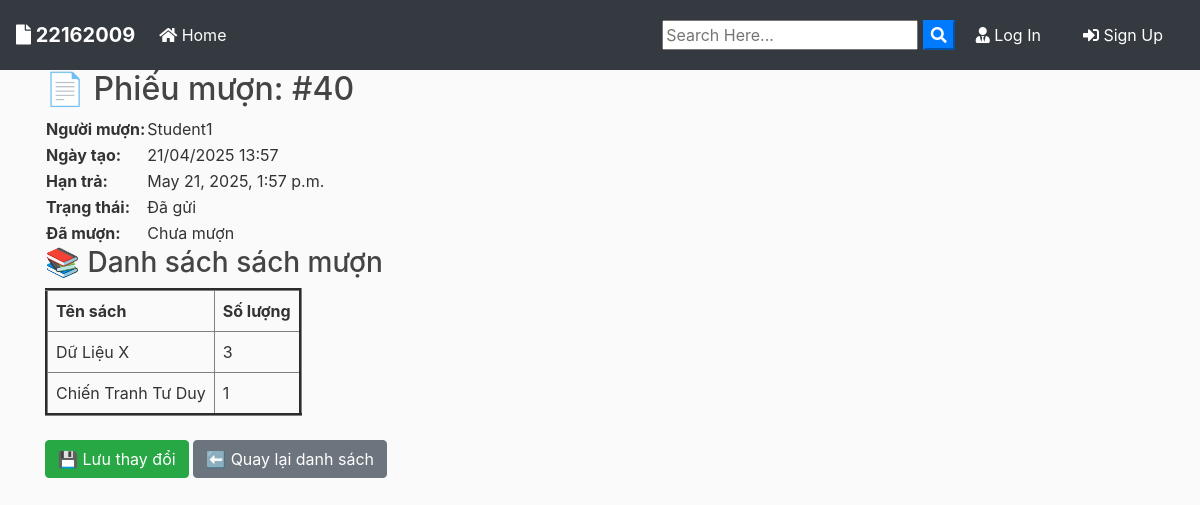
/borrows/borrow/40/update/, run on the app's committed database.
### borrow/models.py (models this page shows, shortened)
class BorrowSlip(models.Model):
    user = models.ForeignKey(
        settings.AUTH_USER_MODEL,
        on_delete=models.CASCADE,
        related_name='borrow_slips'
    )
    created_at = models.DateTimeField(default=timezone.now)
    due_date = models.DateTimeField(null=True, blank=True)
    submitted = models.BooleanField(default=False)
    is_borrowed = models.BooleanField(default=False)

class BorrowedBook(models.Model):
    slip = models.ForeignKey(BorrowSlip, related_name='borrowed_books', on_delete=models.CASCADE)
    book = models.ForeignKey(Book, on_delete=models.CASCADE)
    quantity = models.PositiveIntegerField()

### users/models.py (models this page shows, shortened)
class CustomUser(AbstractUser):
    role = models.ForeignKey(Role, on_delete=models.SET_NULL, null=True)
    def default_role():
        return Role.objects.get_or_create(name='Normal')[0]
    """ Mô hình người dùng tùy chỉnh """
    email = models.EmailField(unique=True)
    phone_number = models.CharField(max_length=15, unique=True, null=True, blank=True)  # Cho phép trống
    objects = CustomUserManager()  # Sử dụng CustomUserManager
    role = models.ForeignKey(Role, on_delete=models.SET_NULL, null=True, blank=True, default=default_role)

### books/models.py (models this page shows, shortened)
class Book(models.Model):
    code = models.CharField(max_length=20, unique=True)  # Mã số sách
    title = models.CharField(max_length=200)             # Tên sách
    author = models.CharField(max_length=100)            # Tác giả
    year = models.PositiveIntegerField()                 # Năm xuất bản
    publisher = models.CharField(max_length=100)         # Nhà xuất bản
    category = models.ForeignKey(Category, on_delete=models.SET_NULL, null=True)
    description = models.TextField(blank=True)           # Mô tả
    quantity = models.PositiveIntegerField()             # Số lượng
    price = models.DecimalField(max_digits=10, decimal_places=2)  # Đơn giá

### borrow/views.py (the view, shortened to what this page needs)
# urls.py: path('borrow/<int:slip_id>/update/', views.borrow_slip_update_full, name='borrow_slip_update_full'),
def borrow_slip_update_full(request, slip_id):
    slip = get_object_or_404(BorrowSlip, id=slip_id)
    is_editable = hasattr(request.user, 'role') and request.user.role.name in ['Staff', 'Teacher', 'Librarian']
    BorrowedBookFormSet = inlineformset_factory(
        BorrowSlip, BorrowedBook, form=BorrowedBookForm, extra=0, can_delete=is_editable
    )
    payload = request.GET.get("payload", "")
    if request.method == 'POST' and is_editable:
        form = BorrowSlipForm(request.POST, instance=slip)
        formset = BorrowedBookFormSet(request.POST, instance=slip)
        if form.is_valid() and formset.is_valid():
            slip = form.save(commit=True)
            if 'submit' in request.POST:
                slip.submitted = True
            slip.save()
            formset.save()
            return redirect('borrow_slip_list')
        else:
            print(form.errors)
            print(formset.errors)
    else:
        form = BorrowSlipForm(instance=slip)
        formset = BorrowedBookFormSet(instance=slip)
    return render(request, 'borrow/slip_update_full.html', {
        'slip': slip,
        'form': form,
        'formset': formset,
        'is_editable': is_editable
    })

### borrow/forms.py
class BorrowSlipForm(forms.ModelForm):
    class Meta:
        model = BorrowSlip
        fields = ['due_date', 'is_borrowed']
        widgets = {
            'borrow_date': forms.DateInput(attrs={'type': 'date'}),
            'due_date': forms.DateInput(attrs={'type': 'date'}),
            'is_borrowed': forms.CheckboxInput(),
        }

### borrow/templates/borrow/slip_update_full.html (shortened to what this page needs)
{% extends "blog/base.html" %}
{% load static %}
{% block content %}
  <h2>📄 Phiếu mượn: #{{ slip.id }}</h2>
  <form method="post">
    <table>
      <tr><th>Người mượn: </th><td>{{ slip.user.get_full_name|default:slip.user.username }}</td></tr>
      <tr><th>Ngày tạo: </th><td>{{ slip.created_at|date:"d/m/Y H:i" }}</td></tr>
      <tr><th>Hạn trả: </th>
        <td>
          {% if is_editable %}
            {{ form.due_date }}
          {% else %}
            {{ slip.due_date }}
          {% endif %}
        </td>
      </tr>
      <tr><th>Trạng thái:</th><td>{{ slip.submitted|yesno:"Đã gửi,Chưa gửi" }}</td></tr>
      <tr>
          <th>Đã mượn:</th>
          <td>
            {% if is_editable %}
              {{ form.is_borrowed }}
            {% else %}
              {{ slip.is_borrowed|yesno:"Đã mượn,Chưa mượn" }}
            {% endif %}
          </td>
        </tr>
    </table>
    <h3>📚 Danh sách sách mượn</h3>
    <table border="3" cellpadding="8" cellspacing="0" >
      <thead>
        <tr>
          <th>Tên sách</th>
          <th>Số lượng</th>
        </tr>
      </thead>
      <tbody>
        {% for form in formset.forms %}
          <tr>
            <td>
              {% if is_editable %}
                {{ form.book }}
              {% else %}
                {{ form.instance.book.title }}
              {% endif %}
            </td>
            <td>
              {% if is_editable %}
                {{ form.quantity }}
              {% else %}
                {{ form.instance.quantity }}
              {% endif %}
            </td>
          </tr>
        {% endfor %}
      </tbody>
    </table>
    <br>
      <button class="btn btn-success" type="submit" name="save" value="1" >💾 Lưu thay đổi</button>
      <a href="{% url 'borrow_slip_list' %}" class="btn btn-secondary" >⬅️ Quay lại danh sách</a>
  </form>
{% endblock %}

### blog/static/blog/test.css (style rules this page uses)
body { background: #fafafa; color: #333333; margin-top: 0; }
h1, h2, h3, h4, h5, h6 { color: #444444; }

### data on the page
BorrowSlip: id "40", user.get_full_name "Student1", created_at "21/04/2025 13:57", due_date "May 21, 2025, 1:57 p.m.", submitted "Đã gửi", is_borrowed "Chưa mượn"
BorrowedBook: instance.book "Dữ Liệu X", instance.quantity "3"
BorrowedBook: instance.book "Chiến Tranh Tư Duy", instance.quantity "1"
